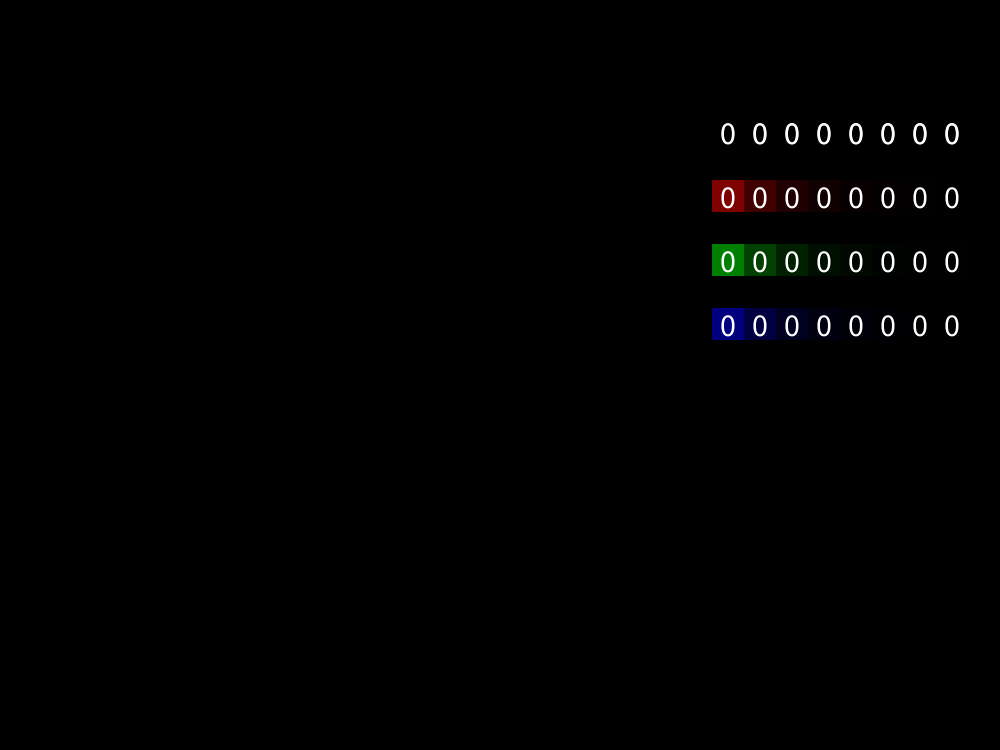
Frame 1 (no input)
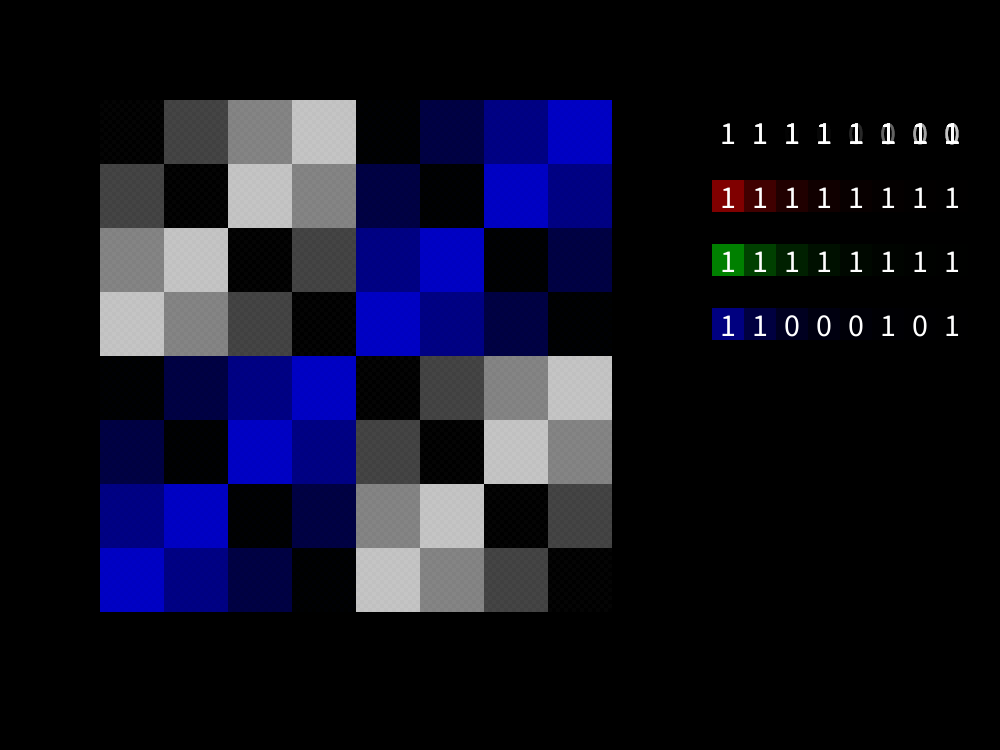
Frame 60 (the mouse pressed at the canvas centre just before this capture)
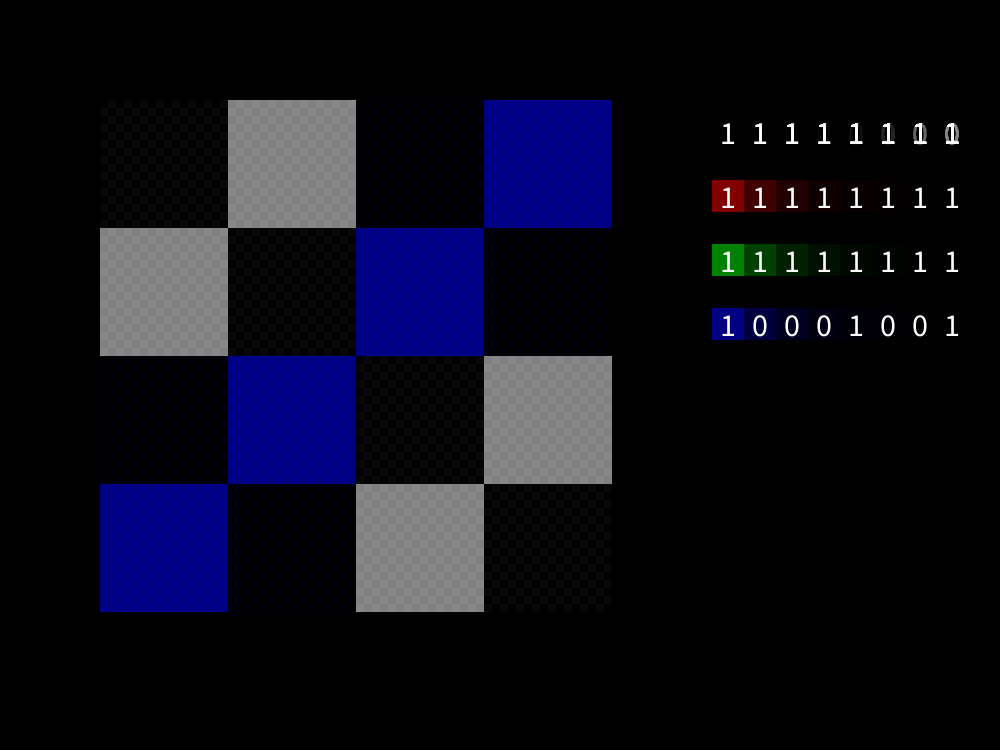
Frame 120 (the mouse held since frame 60 and released just before this capture)

The Processing sketch that drew these frames (run headless with seeded random() and noise(); from frame 60 on, the mouse is pressed at the canvas centre):

// Processing sketch: explorer_1
// ── explorer_1.pde
/**
 * Author: qp91mn64
 * License: the MIT License
 * Created: 2026-03-05
 * 
 * Modefied from bitmasked_pattern_1
 * Containing code from my sketch BitwiseColorExplorer:
 * https://github.com/qp91mn64/bitwise-color-explorer/tree/main/BitwiseColorExplorer
 * 
 * Result is one of the followings:
 *   (x & y) & bitmask
 *   (x | y) & bitmask
 *   (x ^ y) & bitmask
 * Grayscale or opaque color
 * 
 * Drag the mouse or use arrow keys: explore different parts
 * Note: don't use WASD for moving
 * 
 * 's' or 'S': save an image
 * space key ' ': pause/run
 * Note: clicking doesn't change `a`
 * 
 * See different bitwise patterns:
 * Press '1': bitwise AND &
 * Press '2': bitwise OR |
 * Press '3': bitwise XOR ^ (default)
 */
int cellWidth = 1;
int cellHeight = 1;
int bitmask = 1;  // A bitmask, also an index of patterns
int xMax;
int yMax;
int xOffset = 0;
int yOffset = 0;
int whichBitwiseOperator = 3;  // 1:& 2:| 3:^
int x1 = 0;
int y1 = 0;
int x2 = 0;
int y2 = 0;
int drawAreaX0 = 100;
int drawAreaY0 = 100;
int drawAreaWidth = 512;
int drawAreaHeight = 512;
int bitCellWidth = 32;
int bitCellHeight = 32;
int rowSpace = 32;
int textsize = 32;
boolean isRunning = true;  // run/pause
boolean isInDrawArea = false;
String bitwiseString;
PImage image1;
void setup() {
  size(1000, 750);
  background(0);
  xMax = (drawAreaWidth - 1) / cellWidth + 1;  // Avoid grey egdes when `width` cannot be divided by `cellWidth`
  yMax = (drawAreaHeight - 1) / cellHeight + 1;  // Avoid grey egdes when `height` cannot be divided by `cellHeight`
  if (whichBitwiseOperator == 1) {
    bitwiseString = "AND";
  } else if (whichBitwiseOperator == 2) {
    bitwiseString = "OR";
  } else if (whichBitwiseOperator == 3) {
    bitwiseString = "XOR";
  }
  image1 = createImage(drawAreaWidth, drawAreaHeight, ARGB);
  println(image1.width*image1.height,xMax,yMax);
  println(bitwiseString, "bitmask", bitmask, binary(bitmask));
  noStroke();
  noFill();
  frameRate(64);
  rect(drawAreaX0, drawAreaY0, drawAreaWidth, drawAreaHeight);
  drawBitwisePattern();
  drawBitCells();
}
void draw() {
  fill(0);
  rect(drawAreaX0, drawAreaY0, drawAreaWidth, drawAreaHeight);
  if (isRunning) {
    bitmask--;  // As the change of `bitmask` a bit doesn't change the screen too much, you may use something like `bitmask-=2;` to make it change faster
  }
  drawBitwisePattern();
  drawBitCells();
}
void mousePressed() {
  if (mouseX >= drawAreaX0 && mouseX < drawAreaX0 + drawAreaWidth && mouseY >= drawAreaY0 && mouseY < drawAreaY0 + drawAreaHeight) {
    isInDrawArea = true;
    if (x1 == 0) {
      x1 = mouseX;
      x2 = xOffset;
    }
    if (y1 == 0) {
      y1 = mouseY;
      y2 = yOffset;
    }
  } else {
    int whichBit;
    int c;
    int r;
    int bit;
    int x = mouseX - (drawAreaX0 + drawAreaWidth + 100);
    int y = mouseY - (drawAreaY0 + rowSpace / 2);
    c = x / bitCellWidth;
    if (c >= 8 || c < 0) {return;}
    if (y % (bitCellHeight + rowSpace) >= bitCellHeight) {return;}
    r = y / (bitCellHeight + rowSpace);
    if (r >= 4 || r < 0) {return;}
    whichBit = (3 - r) * 8 + (7 - c);
    bit = bitmask & (1 << whichBit);
    if (bit == 0) {bitmask |= (1 << whichBit);} else {
      bitmask = bitmask & (~bit);
    }
  }
}
void mouseDragged() {
  if (!isInDrawArea) {
    return;
  }
  if (mouseX >= drawAreaX0 && mouseX < drawAreaX0 + drawAreaWidth && mouseY >= drawAreaY0 && mouseY < drawAreaY0 + drawAreaHeight) {
    xOffset = x2 - (mouseX - x1);
    yOffset = y2 - (mouseY - y1);
  }
}
void mouseReleased() {
  isInDrawArea = false;
  x1 = 0;
  y1 = 0;
  // Sometimes the binary form (2's complement) is useful to display specific patterns
  println("xOffset:", xOffset, binary(xOffset));
  println("yOffset:", yOffset, binary(yOffset));
}
void keyPressed() {
  if (key == CODED) {
    if (keyCode == RIGHT) {
      xOffset++;
      println("xOffset:", xOffset, binary(xOffset));
    } else if (keyCode == LEFT) {
      xOffset--;
      println("xOffset:", xOffset, binary(xOffset));
    } else if (keyCode == UP) {
      yOffset--;
      println("yOffset:", yOffset, binary(yOffset));
    } else if (keyCode == DOWN) {
      yOffset++;
      println("yOffset:", yOffset, binary(yOffset));
    }
  }
  else {
    if (key == '1') {
      if (whichBitwiseOperator != 1) {
        background(0);
        whichBitwiseOperator = 1;
        bitwiseString = "AND";
        println(bitwiseString, "bitmask", bitmask, binary(bitmask));
      }
    } else if (key == '2') {
      if (whichBitwiseOperator != 2) {
        background(0);
        whichBitwiseOperator = 2;
        bitwiseString = "OR";
        println(bitwiseString, "bitmask", bitmask, binary(bitmask));
      }
    } else if (key == '3') {
      if (whichBitwiseOperator != 3) {
        background(0);
        whichBitwiseOperator = 3;
        bitwiseString = "XOR";
        println(bitwiseString, "bitmask", bitmask, binary(bitmask));
      }
    } else if (key == 's' || key == 'S') {  // Now the uppercase `S` can be used for saving images
      PImage image2 = createImage(drawAreaWidth, drawAreaHeight, RGB);
      image2.loadPixels();
      loadPixels();
      for (int i = 0; i < drawAreaWidth * drawAreaHeight; i++) {
        int x = i % drawAreaWidth;
        int y = i / drawAreaWidth;
        image2.pixels[i] = pixels[(drawAreaY0 + y) * width + drawAreaX0 + x];
      }
      String s = String.format("your_output/explorer_1_%s_bitmask_%d_xOffset_%d_yOffset_%d_s%s.png", bitwiseString, bitmask, xOffset, yOffset, stamp());  // For distinction a stamp is used
      image2.save(s);  // Save what on the canvas directly. 
      println(String.format("Saved: %s", s));
    } else if (key == ' ') {
      if (isRunning) {
        println("bitmask", bitmask, binary(bitmask));
      }
      isRunning = !isRunning;
    }
  }
}
void drawBitwisePattern() {
  int b = 0;
  int result = 0;
  int x1;
  int y1;
  image1.loadPixels();
  for (int x = 0; x < xMax; x++) {
    for (int y = 0; y < yMax; y++) {
      x1 = x + xOffset;
      y1 = y + yOffset;
      if (whichBitwiseOperator == 1) {
        b = x1 & y1;
      } else if (whichBitwiseOperator == 2) {
        b = x1 | y1;
      } else if (whichBitwiseOperator == 3) {
        b = x1 ^ y1;
      }
      result = bitmask & b;  // Bitmask, and use the result as the color of pixels
      if (result >> 8 != 0) {  // Grayscale or opaque
        result |= -16777216;
      }
      // Use pixels[] instead of rect() for speed
      for (int dx = 0; dx < cellWidth; dx++) {
        for (int dy = 0; dy < cellHeight; dy++) {
          image1.pixels[min(y * cellHeight + dy, image1.height - 1) * image1.width + min(x * cellWidth + dx, image1.width - 1)] = color(result);
        }
      }
    }
  }
  image1.updatePixels();
  image(image1, drawAreaX0, drawAreaY0);
}
String stamp() {
  String stamp1 = year() + nf(month(), 2) + nf(day(), 2) + nf(hour(), 2) + nf(minute(), 2) + nf(second(), 2);  // Timestamp to the second
  stamp1 += String.format("_%d_%d", millis(), frameCount);  // Better distinction
  return stamp1;
}
void drawBitCells() {
  pushMatrix();
  translate(drawAreaX0 + drawAreaWidth + 100, drawAreaY0);
  for (int i = 0; i < 32; i++) {
    int x = 7 - i % 8;
    int y = 3 - i / 8;
    int fillColor = (1 << i);
    int c = (bitmask & (1 << i)) >>> i;
    if (fillColor >> 24 == 0) {
      fillColor |= 0xff000000;
    }
    fill(fillColor);
    rect(x * bitCellWidth, y * (bitCellHeight + rowSpace) + rowSpace / 2, bitCellWidth, bitCellHeight);
    textSize(textsize);
    textAlign(CENTER, CENTER);
    fill(255);
    String c1 = "0";
    if (c == 1) {c1 = "1";}
    text(c1, x * bitCellWidth, y * (bitCellHeight + rowSpace) + rowSpace / 2, bitCellWidth, bitCellHeight);
  }
  popMatrix();
}
